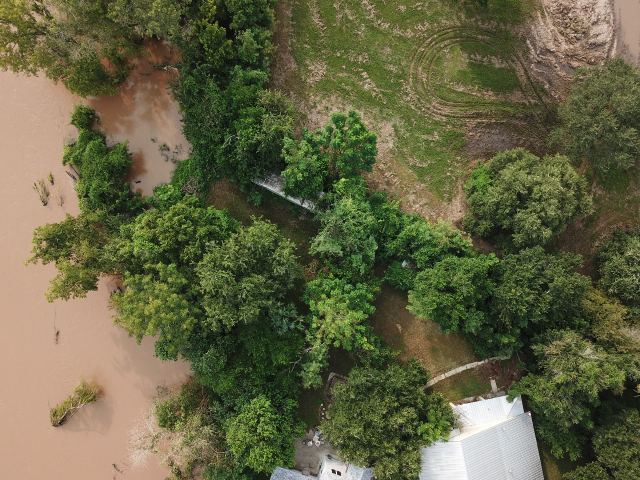
#> input picture data/img1.jpg, 1280 x 960 px (shown at 1/2 size)
$ python -i visualization.py   (imports and definitions only)   (older library calls are emulated)
#> lines starting #> are read from the running program, lines starting #| are printed output that depends on the picture
#"""
#Visualization utilities for brain-inspired remote sensing analysis
#Includes attention maps, segmentation overlays, and performance visualizations
#"""

import numpy as np
import matplotlib.pyplot as plt
import seaborn as sns
from matplotlib.colors import ListedColormap, LinearSegmentedColormap
import cv2
from scipy import ndimage
import plotly.graph_objects as go
from plotly.subplots import make_subplots
import plotly.express as px

def create_attention_map(image, model_type='snn', attention_weights=None,
                        layer_idx=-1, head_idx=0):
    """
    Create attention visualization for different model types

    Args:
        image: Input image
        model_type: Type of model ('snn', 'transformer', 'gradcam', 'saliency')
        attention_weights: Pre-computed attention weights
        layer_idx: Layer index for attention
        head_idx: Attention head index

    Returns:
        Attention map overlay
    """

    if model_type.lower() == 'snn':
        # SNN attention based on spike activity
        if attention_weights is not None:
            attention = attention_weights
        else:
            # Simulate spike-based attention
            attention = simulate_spike_attention(image)

        # Resize to image dimensions
        attention_resized = cv2.resize(attention, (image.shape[1], image.shape[0]))

    elif model_type.lower() == 'transformer':
        # Transformer self-attention
        if attention_weights is not None:
            # Use provided attention weights
            if len(attention_weights) > abs(layer_idx):
                layer_attention = attention_weights[layer_idx]
                if len(layer_attention.shape) == 4:  # (batch, heads, seq, seq)
                    attention = layer_attention[0, head_idx, 0, 1:]  # Class token attention
                else:
                    attention = layer_attention[0, 1:]  # Skip class token

                # Reshape to spatial dimensions
                patch_size = int(np.sqrt(len(attention)))
                attention = attention.reshape(patch_size, patch_size)

                # Resize to image dimensions
                attention_resized = cv2.resize(attention, (image.shape[1], image.shape[0]))
            else:
                attention_resized = np.ones((image.shape[0], image.shape[1])) * 0.5
        else:
            # Simulate transformer attention
            attention_resized = simulate_transformer_attention(image)

    elif model_type.lower() == 'gradcam':
        # Grad-CAM visualization
        attention_resized = simulate_gradcam(image)

    elif model_type.lower() == 'saliency':
        # Saliency map
        attention_resized = simulate_saliency(image)

    else:
        # Default: uniform attention
        attention_resized = np.ones((image.shape[0], image.shape[1])) * 0.5

    # Normalize attention map
    attention_resized = (attention_resized - attention_resized.min()) / (
        attention_resized.max() - attention_resized.min() + 1e-8
    )

    return attention_resized

def simulate_spike_attention(image):
    """Simulate spike-based attention pattern"""
    # Convert to grayscale for processing
    if len(image.shape) == 3:
        gray = cv2.cvtColor((image * 255).astype(np.uint8), cv2.COLOR_RGB2GRAY)
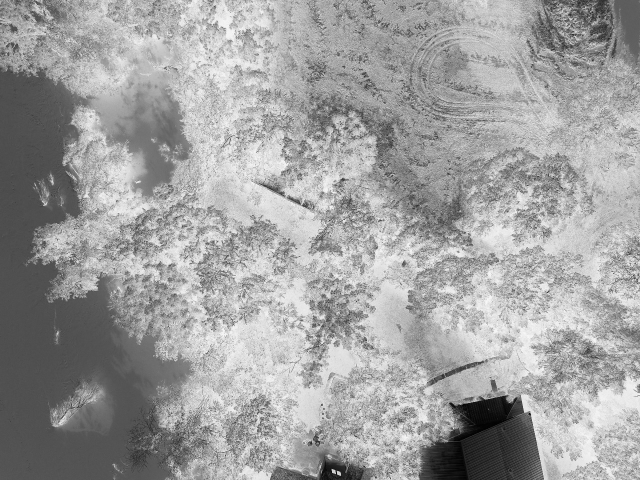
#> gray: shape (960, 1280) (shown at 1/2 size); min 1, max 253, mean 159.5
    else:
        gray = (image * 255).astype(np.uint8)

    # Edge detection (spikes often occur at edges)
    edges = cv2.Canny(gray, 50, 150)
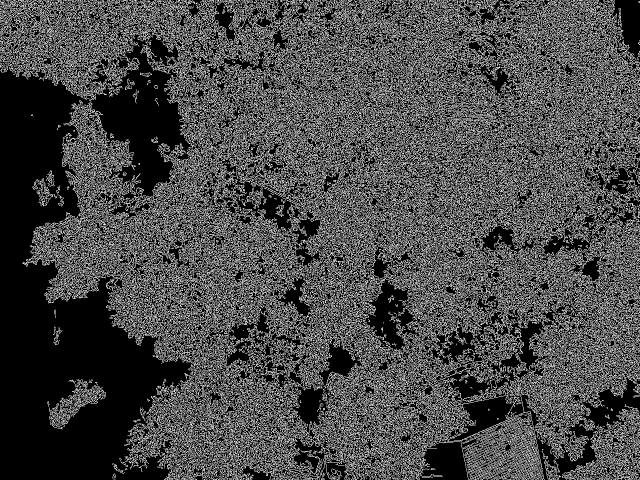
#> edges: shape (960, 1280) (shown at 1/2 size); 28.5% white in thin lines or dots

    # Gaussian blur to create attention field
    attention = cv2.GaussianBlur(edges.astype(np.float32), (15, 15), 5)
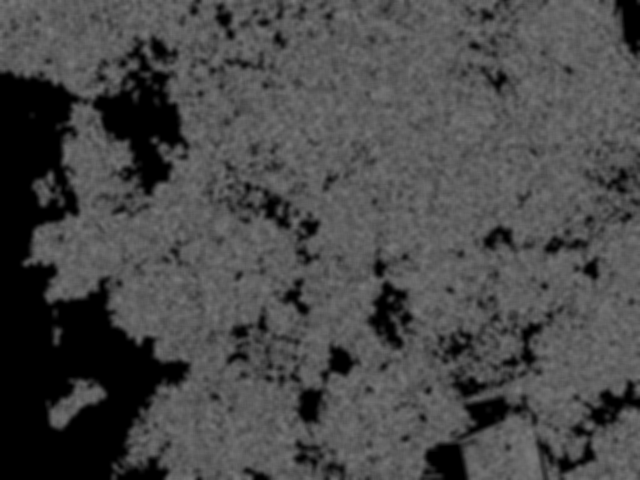
#> attention: shape (960, 1280) float32 (shown at 1/2 size); min 0, max 123.1, mean 72.6

    # Add some randomness (temporal nature of spikes)
    noise = np.random.exponential(0.3, attention.shape)
    attention = attention * (1 + noise)
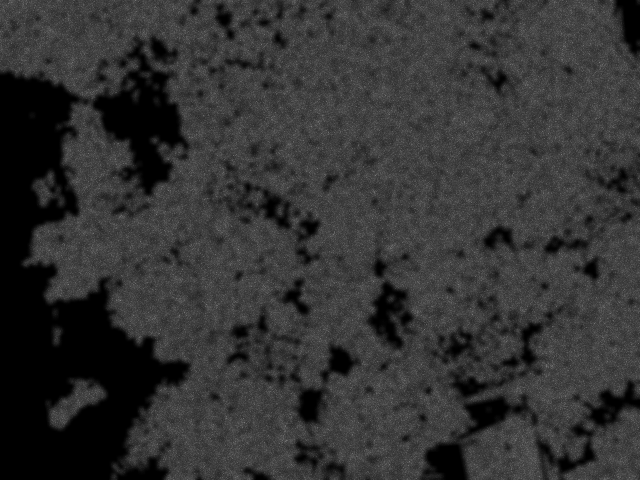
#> attention: shape (960, 1280) float64 (shown at 1/2 size); min 0, max 471.8, mean 94.4; drawn with min black and max white

    return attention

# [470 lines left out: functions simulate_transformer_attention, simulate_gradcam, simulate_saliency, create_segmentation_overlay, generate_mock_segmentation, create_class_colormap and 6 more, not called in this run]


# Example usage and testing
# [90 lines not run here, left out]

>>> import cv2
>>> picture = cv2.cvtColor(cv2.imread('../data/img1.jpg'), cv2.COLOR_BGR2RGB)
>>> result = create_attention_map(picture)

$ run again, on data/img10.jpg
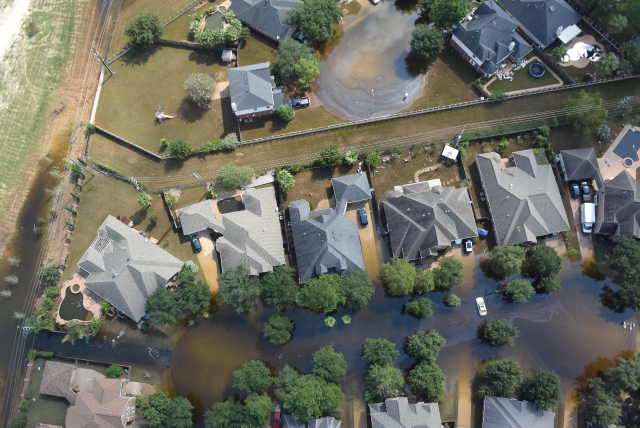
#> input picture data/img10.jpg, 1280 x 856 px (shown at 1/2 size)
#> in simulate_spike_attention, `edges = cv2.Canny(gray, 50, 150)`:
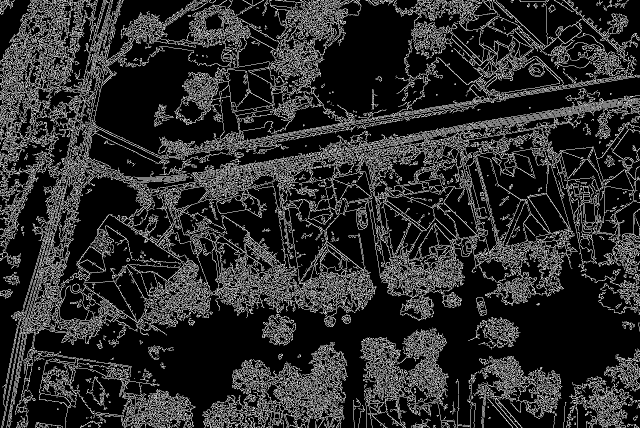
#> edges: shape (856, 1280) (shown at 1/2 size); 17.3% white in thin lines or dots
#> in simulate_spike_attention, `attention = attention * (1 + noise)`:
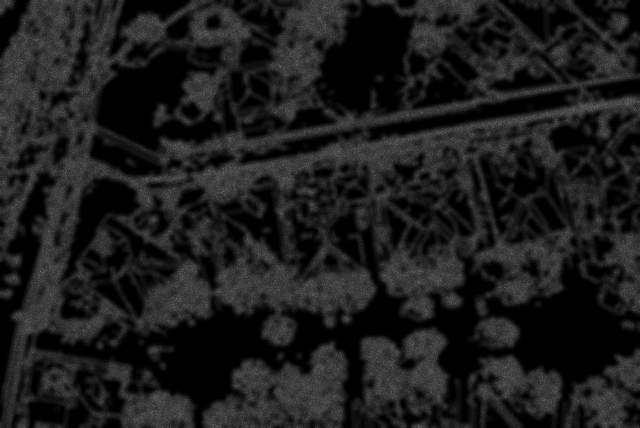
#> attention: shape (856, 1280) float64 (shown at 1/2 size); min 0, max 499.9, mean 57.2; drawn with min black and max white

$ run again, on data/img11.jpg
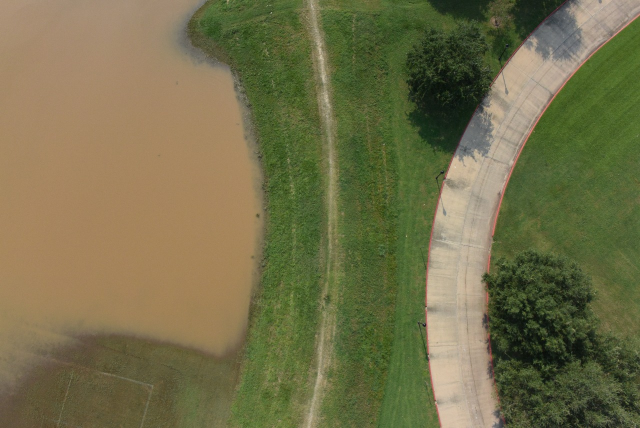
#> input picture data/img11.jpg, 1280 x 856 px (shown at 1/2 size)
#> in simulate_spike_attention, `edges = cv2.Canny(gray, 50, 150)`:
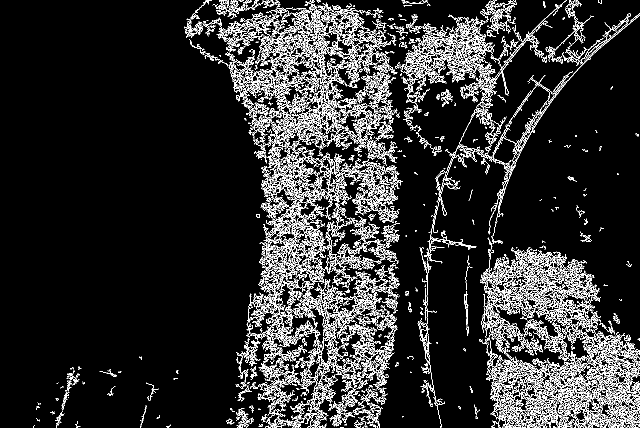
#> edges: shape (856, 1280) (shown at 1/2 size); 10.9% white in thin lines or dots
#> in simulate_spike_attention, `attention = attention * (1 + noise)`:
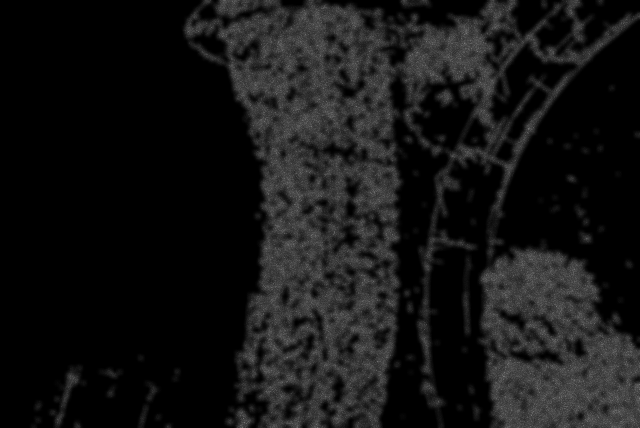
#> attention: shape (856, 1280) float64 (shown at 1/2 size); min 0, max 442, mean 36.1; drawn with min black and max white

$ run again, on data/img12.jpg
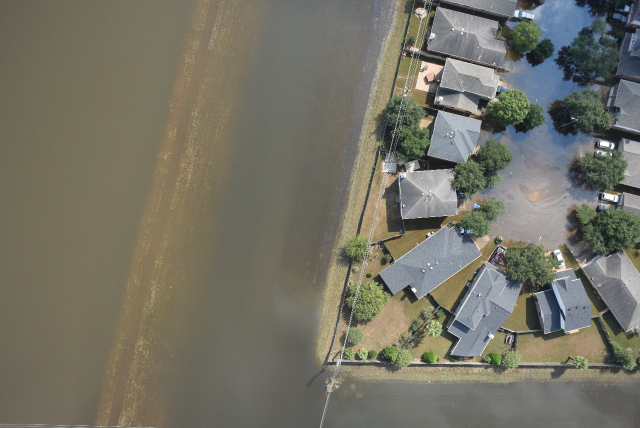
#> input picture data/img12.jpg, 1280 x 856 px (shown at 1/2 size)
#> in simulate_spike_attention, `edges = cv2.Canny(gray, 50, 150)`:
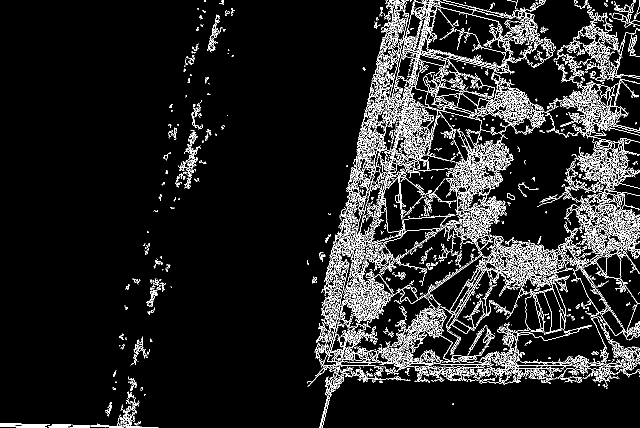
#> edges: shape (856, 1280) (shown at 1/2 size); 8.5% white in thin lines or dots
#> in simulate_spike_attention, `attention = attention * (1 + noise)`:
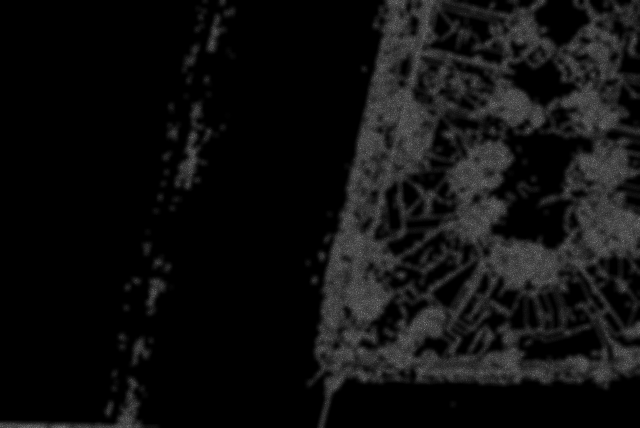
#> attention: shape (856, 1280) float64 (shown at 1/2 size); min 0, max 451.4, mean 28.2; drawn with min black and max white
